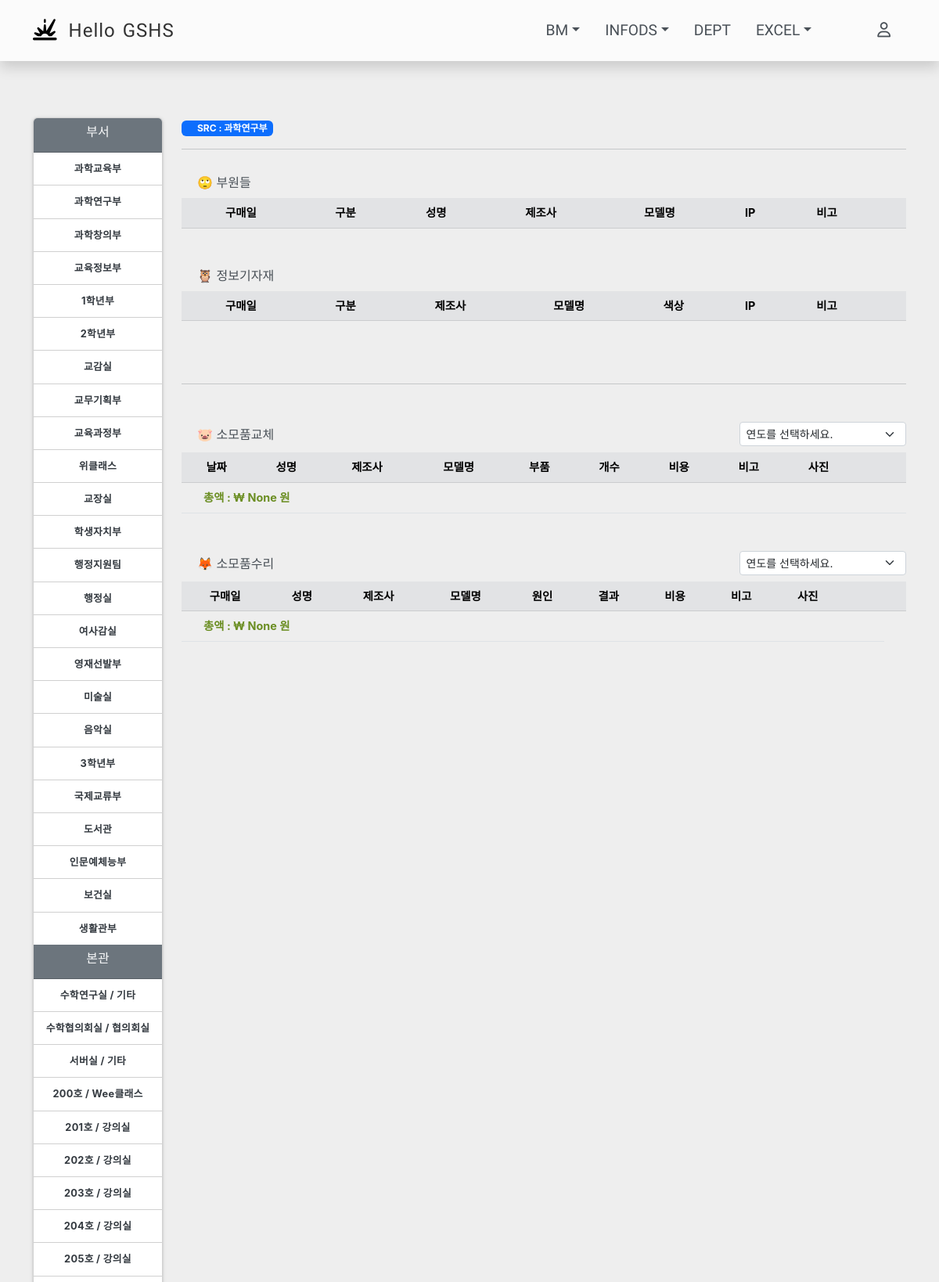
/gigi/buseo/과학연구부/ (upper part), run on the app's committed database.
### gshsapp/models.py (models this page shows, shortened)
class Location(models.Model):
    LGUBUN = (
        ('부서','부서'),
        ('강의실','강의실'),
        ('실험실','실험실'),
        ('협의회실','협의회실'),
        ('강당','강당'),
        ('서버실','서버실'),
        ('Wee클래스','Wee클래스'),
        ('동아리실','동아리실'),
        ('기타','기타'),
    )
    BGUBUN = (
        ('본관','본관'),
        ('SRC','SRC'),
        ('학술정보관','학술정보관'),
        ('학습관','학습관'),
        ('자치관','자치관'),
        ('창조관','창조관'),
        ('급식소','급식소'),
        ('우정1관','우정1관'),
        ('우정2관','우정2관'),
        ('아름관','아름관'),
    )
    building = models.CharField(max_length=50, choices=BGUBUN)
    hosil = models.CharField(max_length=20)
    locationgubun = models.CharField(max_length=20, default='기타', choices=LGUBUN)
    bigo = models.CharField(max_length=100, null=True, blank=True)
    class Meta:
        db_table = "location"

### gshsapp/views.py (the view)
# urls.py: path('gigi/buseo/<str:buseogubun>/', views.InfogigiBuseo, name='gigi_buseo'),
def InfogigiBuseo(request, buseogubun):
    gubun = request.GET.get('gubun',False)
    if gubun:
        data = {}
        data['gubun'] = gubun
        changeyear = request.GET.get('buseoyear','')
        buseogubun = request.GET.get('buseogubun','')
        a_date = changeyear +"-3-1"
        start_date = datetime.datetime.strptime(a_date, '%Y-%m-%d').date()
        end_date = start_date+ datetime.timedelta(days=364)
        if gubun == 'change':
            changes = Replacement.objects.filter(gigiinfo__location__hosil=buseogubun, date__range=[start_date, end_date]).annotate(changeTotal = F('count') *  F('cost'))
            changeTotalCost = changes.aggregate(Sum('changeTotal'))
            data['html_buseo'] = render_to_string('gshsapp/snipet/buseo_change_list.html', {"changeyear":changeyear, "changes":changes, "changeTotalCost":changeTotalCost})
        else:
            repairs = Repair.objects.filter(gigiinfo__location__hosil=buseogubun, date__range=[start_date, end_date])
            repairTotalCost = repairs.aggregate(Sum('cost'))
            data['html_buseo'] = render_to_string('gshsapp/snipet/buseo_repair_list.html', {"changeyear":changeyear, "repairs":repairs, "repairTotalCost":repairTotalCost})
        return JsonResponse(data)
    else:
        buseos = Location.objects.filter(locationgubun='부서')
        gitas = Location.objects.exclude(locationgubun='부서')
        buseo_name = Location.objects.get(hosil=buseogubun)
        building = buseo_name.building
        a_date = str(datetime.datetime.today().year) +"-3-1"
        start_date = datetime.datetime.strptime(a_date, '%Y-%m-%d').date()
        end_date = start_date+ datetime.timedelta(days=364)
        repairs = Repair.objects.filter(gigiinfo__location__hosil=buseogubun, date__range=[start_date, end_date])
        repairTotalCost = repairs.aggregate(Sum('cost'))
        changes = Replacement.objects.filter(gigiinfo__location__hosil=buseogubun, date__range=[start_date, end_date]).annotate(changeTotal = F('count') *  F('cost'))
        changeTotalCost = changes.aggregate(Sum('changeTotal'))
        members = buseo_name.gigiinfo.exclude(user__is_active =False).filter(jaego=False, notuse=False)
        return render(request, 'gshsapp/buseo.html', {'buseos':buseos,'building':building, 'gitas':gitas, 'members':members, 'changes':changes,'repairs':repairs, 'buseogubun':buseogubun, 'repairTotalCost':repairTotalCost, 'changeTotalCost':changeTotalCost})

### gshsapp/templates/gshsapp/buseo.html (shortened to what this page needs)
{% extends 'base.html' %}
{% block content %}
{% load humanize %}
{% load static %}
<div class="row">
    <div class="col-md-2">
        <div class="card box_shadow">
            <div class="card-header bg-secondary text-light text-center">
              <h6>부서</h6>
            </div>
            <div class="card-body">
                <ul style="margin-bottom: 0;">
                {% for buseo in buseos %}
                  {% if buseo.locationgubun == '부서' %}
                    <li><a class="buseo-gubun" href="{% url 'gshsapp:gigi_buseo' buseo.hosil %}" title="{{ gita.bigo }}">{{buseo.hosil }}</a></li>
                  {% endif %}
                {% endfor %}
                </ul>
            </div>
            <div class="card-header bg-secondary text-light text-center">
              <h6>본관</h6>
            </div>
            <div class="card-body">
                <ul style="margin-bottom: 0;">
                {% for gita in gitas %}
                  {% if gita.building == '본관' %}
                    <li><a class="buseo-gubun" href="{% url 'gshsapp:gigi_buseo' gita.hosil %}" title="{{ gita.bigo }}"> {{ gita.hosil}} / {{gita.locationgubun }}</a></li>
                  {% endif %}
                {% endfor %}
                </ul>
            </div>
        </div>
    </div>
    <div class="col-md-10">
      <div>
        <span style="padding-left: 20px;" class="badge bg-primary">{{ building }} : {{ buseogubun }}</span>
      </div>
      <hr>
      <div style="margin-top: 30px;">
        <span style="padding-left: 20px;">🙄 부원들 </span>
      </div>
      <table class="table text-center mt-2">
          <thead class="table-secondary">
            <tr>
              <th scope="col">구매일</th>
              <th scope="col">구분</th>
              <th scope="col">성명</th>
              <th scope="col">제조사</th>
              <th scope="col">모델명</th>
              <th scope="col">IP</th>
              <th scope="col">비고</th>
              <th scope="col"></th>
            </tr>
          </thead>
        </table>
        <div class="mt-5">
          <span style="padding-left: 20px;">🦉 정보기자재 </span>
        </div>
        <table class="table text-center mt-2">
          <thead class="table-secondary">
            <tr>
              <th scope="col">구매일</th>
              <th scope="col">구분</th>
              <th scope="col">제조사</th>
              <th scope="col">모델명</th>
              <th scope="col">색상</th>
              <th scope="col">IP</th>
              <th scope="col">비고</th>
              <th scope="col"></th>
            </tr>
          </thead>
        </table>
        <br><br><hr>
        <div class="mt-5 row">
          <div class="col-md-5 pt-1"><span style="padding-left: 20px;">🐷 소모품교체 </span></div>
          <div class="ms-auto col-md-3" id="changeSelect">
            <select class="form-select form-select-sm change_year" data-buseo="{{buseogubun}}" data-gubun="change" aria-label=".form-select-sm">
              <option selected>연도를 선택하세요.</option>
            </select>
          </div>
        </div>
        <table class="table text-center mt-2">
          <thead class="table-secondary">
            <tr>
              <th scope="col">날짜</th>
              <th scope="col">성명</th>
              <th scope="col">제조사</th>
              <th scope="col">모델명</th>
              <th scope="col">부품</th>
              <th scope="col">개수</th>
              <th scope="col">비용</th>
              <th scope="col">비고</th>
              <th scope="col">사진</th>
              <th scope="col"></th>
              <th scope="col"></th>
            </tr>
          </thead>
          <tbody id="changes_list">
          <tr>
            <td colspan="11">
              <div style="text-align: left;">
                <span style="margin-left:20px;font-size: 0.9rem; font-weight: bold;color:olivedrab;"> 총액 : &#8361; {{changeTotalCost.changeTotal__sum|intcomma}} 원</span>
              </div>
            </td>
          </tr>
          </tbody>
        </table>
        <div class="mt-5 row">
          <div class="col-md-5 pt-1"><span style="padding-left: 20px;">🦊 소모품수리 </span></div>
          <div class="ms-auto col-md-3" id="repairSelect">
            <select class="form-select form-select-sm change_year" data-buseo="{{buseogubun}}" data-gubun="repair" aria-label=".form-select-sm">
              <option selected>연도를 선택하세요.</option>
            </select>
          </div>
        </div>
        <table class="table text-center mt-2">
          <thead class="table-secondary">
            <tr>
              <th scope="col">구매일</th>
              <th scope="col">성명</th>
              <th scope="col">제조사</th>
              <th scope="col">모델명</th>
              <th scope="col">원인</th>
              <th scope="col">결과</th>
              <th scope="col">비용</th>
              <th scope="col">비고</th>
              <th scope="col">사진</th>
              <th scope="col" style="width: 3%;"></th>
              <th scope="col" style="width: 3%;"></th>
              <th scope="col" style="width: 3%;"></th>
            </tr>
          </thead>
          <tbody id="repairs_list">
        <tr>
          <td colspan="11">
            <div style="text-align: left;">
              <span style="margin-left:20px;font-size: 0.9rem; font-weight: bold;color:olivedrab;"> 총액 : &#8361; {{repairTotalCost.cost__sum|intcomma}} 원</span>
            </div>
          </td>
        </tr>
          </tbody>
        </table>
    </div>
<link href="{% static 'css/lightbox.min.css' %}" rel="stylesheet" >
{% endblock %}

### static/css/gshs.css (style rules this page uses)
html, body { -ms-overflow-style: none; background-color: #eee; color: #495057; font-family: "NotoSansKR-Regular", -apple-system, BlinkMacSystemFont, "Segoe UI", Roboto, "Helvetica Neue", Arial, "Noto Sans", sans-serif, "Apple Color Emoji", "Segoe UI Emoji", "Segoe UI Symbol", "Noto Color Emoji"; }
a { text-decoration: none; }
.table { --bs-table-color: #495057; color: #495057; font-size: 0.9rem; }
.box_shadow { box-shadow: 0 2px 2px 0 rgb(0 0 0 / 12%), 0 3px 1px -2px rgb(0 0 0 / 6%), 0 1px 5px 0 rgb(0 0 0 / 12%); }
.card-body { padding: 0; }
.card-body ul { padding: 0; }
.card-body li { list-style-type: none; letter-spacing: 0.3px; padding: 11px; margin: 0; color: #495057; text-align: center; border-bottom: 1px solid #d0d0d0; font-size: 0.8rem; font-weight: bold; }
.card-body li:last-child { border-bottom: 0; }
a.buseo-gubun { color: #343a40; }

### data on the page
Location: hosil "과학교육부"
Location: hosil "과학연구부", building "SRC"
Location: hosil "과학창의부"
Location: hosil "교육정보부"
Location: hosil "1학년부"
Location: hosil "2학년부"
Location: hosil "교감실"
Location: hosil "교무기획부"
Location: hosil "교육과정부"
Location: hosil "위클래스"
Location: hosil "교장실"
Location: hosil "학생자치부"
Location: hosil "행정지원팀"
Location: hosil "행정실"
Location: hosil "여사감실"
Location: hosil "영재선발부"
Location: hosil "미술실"
Location: hosil "음악실"
Location: hosil "3학년부"
Location: hosil "국제교류부"
Location: hosil "도서관"
Location: hosil "인문예체능부"
Location: hosil "보건실"
Location: hosil "생활관부"
Location: hosil "수학연구실", locationgubun "기타"
Location: hosil "수학협의회실", locationgubun "협의회실"
Location: hosil "서버실", locationgubun "기타"
Location: hosil "200호", locationgubun "Wee클래스"
Location: hosil "201호", locationgubun "강의실"
Location: hosil "202호", locationgubun "강의실"
Location: hosil "203호", locationgubun "강의실"
Location: hosil "204호", locationgubun "강의실"
Location: hosil "205호", locationgubun "강의실"

### other printed values
{{ changeTotalCost.changeTotal__sum|intcomma }} "None"
{{ repairTotalCost.cost__sum|intcomma }} "None"
